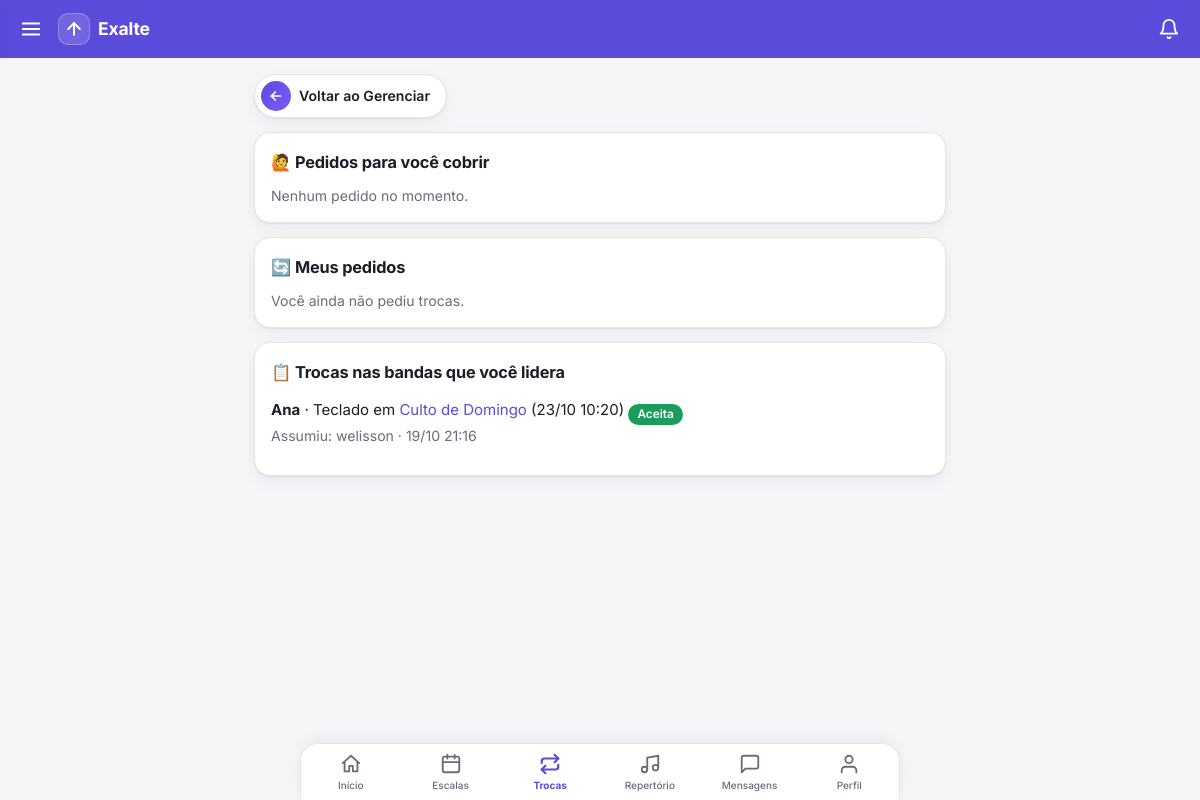
Before: /trocas/ (signed in) with the older database file.
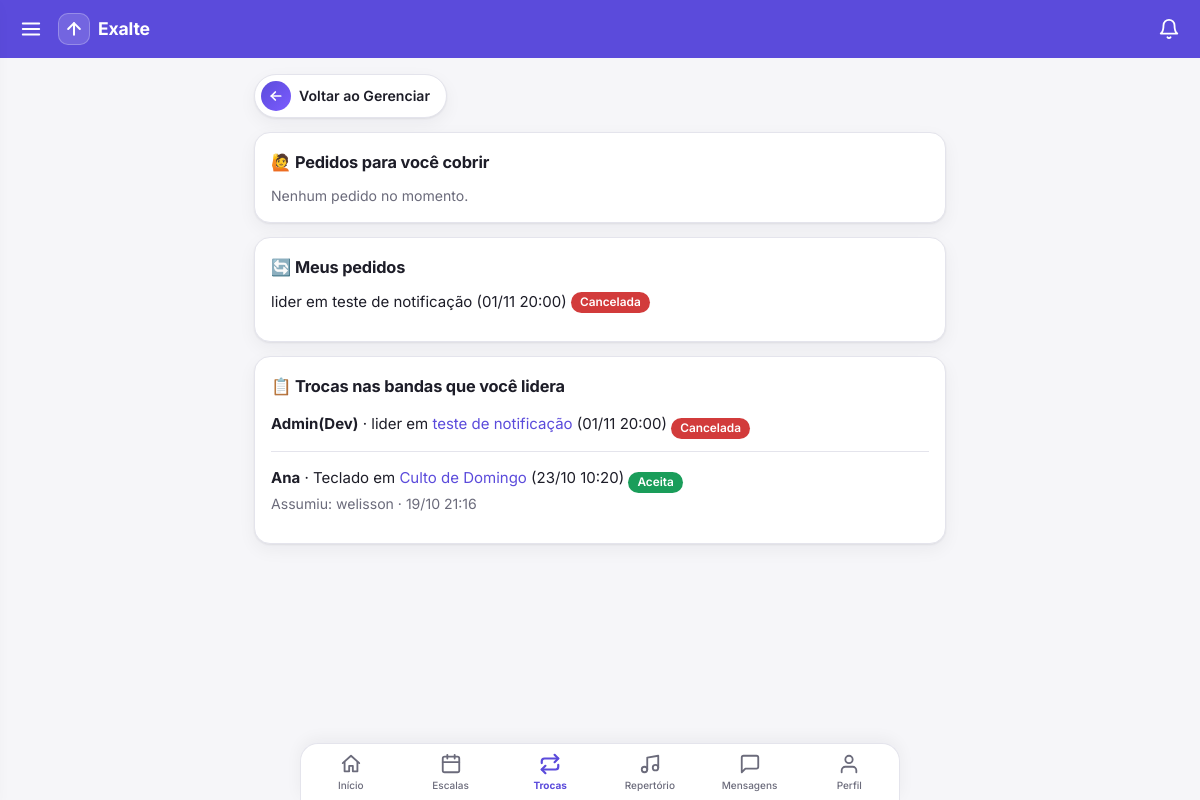
After: the same page with the newer database file.
### core/models.py (models this page shows, shortened)
class TrocaEscala(models.Model):
    STATUS = [("aberta", "Aberta"), ("aceita", "Aceita"), ("cancelada", "Cancelada")]
    escala = models.ForeignKey(Escala, on_delete=models.CASCADE, related_name="trocas")
    solicitante = models.ForeignKey(Membro, on_delete=models.CASCADE, related_name="trocas_pedidas")
    destinatario = models.ForeignKey(Membro, null=True, blank=True, on_delete=models.CASCADE,
                                     related_name="trocas_recebidas", help_text="Vazio = qualquer membro da banda")
    substituto = models.ForeignKey(Membro, null=True, blank=True, on_delete=models.SET_NULL,
                                   related_name="trocas_aceitas")
    motivo = models.CharField(max_length=200, blank=True)
    status = models.CharField(max_length=10, choices=STATUS, default="aberta")
    criado = models.DateTimeField(auto_now_add=True)
    resolvida = models.DateTimeField(null=True, blank=True)
    class Meta:
        ordering = ["-criado"]

class Membro(models.Model):
    PAPEIS = [("lider", "Líder"), ("membro", "Membro")]
    user = models.ForeignKey(settings.AUTH_USER_MODEL, on_delete=models.CASCADE, related_name="membros")
    banda = models.ForeignKey(Banda, on_delete=models.CASCADE, related_name="membros")
    papel = models.CharField(max_length=10, choices=PAPEIS, default="membro")
    instrumentos = models.CharField(max_length=200, blank=True, help_text="Ex.: Violão, Baixo, Vocal")
    vocal = models.BooleanField("Equipe: Vocal", default=False)
    back = models.BooleanField("Equipe: Back", default=False)
    instrumental = models.BooleanField("Equipe: Instrumental", default=False)
    class Meta:
        unique_together = ("user", "banda")

class Escala(models.Model):
    STATUS = [("pendente", "Pendente"), ("confirmado", "Confirmado"), ("recusado", "Recusado")]
    evento = models.ForeignKey(Evento, on_delete=models.CASCADE, related_name="escalas")
    membro = models.ForeignKey(Membro, on_delete=models.CASCADE, related_name="escalas")
    funcao = models.CharField(max_length=60, help_text="Ex.: Bateria, Vocal 1")
    status = models.CharField(max_length=12, choices=STATUS, default="pendente")
    obs = models.CharField(max_length=200, blank=True, help_text="Motivo / pedido de troca")
    lote = models.ForeignKey("LoteEscala", null=True, blank=True, on_delete=models.SET_NULL, related_name="escalas")

class Evento(models.Model):
    TIPOS = [("ensaio", "Ensaio"), ("culto", "Culto/Missa"), ("show", "Show"), ("outro", "Outro")]
    banda = models.ForeignKey(Banda, on_delete=models.CASCADE, related_name="eventos")
    titulo = models.CharField(max_length=150)
    tipo = models.CharField(max_length=10, choices=TIPOS, default="ensaio")
    data_hora = models.DateTimeField()
    local = models.CharField(max_length=150, blank=True)
    descricao = models.TextField(blank=True)
    importacao = models.ForeignKey("ImportacaoEventos", null=True, blank=True, on_delete=models.SET_NULL,
                                   related_name="eventos")
    class Meta:
        ordering = ["data_hora"]

### core/views.py (the view)
# urls.py: path("trocas/", v.trocas, name="trocas"),
@login_required
def trocas(request):
    base = TrocaEscala.objects.select_related("escala__evento__banda", "escala__membro__user",
                                              "solicitante__user", "destinatario__user", "substituto__user")
    abertas = (base.filter(status="aberta", escala__evento__data_hora__gte=timezone.now(),
                           escala__evento__banda__membros__user=request.user)
               .exclude(solicitante__user=request.user)
               .filter(Q(destinatario__isnull=True) | Q(destinatario__user=request.user))
               .distinct().order_by("escala__evento__data_hora"))
    para_mim = [dict(t=t, motivo=_pode_cobrir(t, _membro_na_banda(request.user, t.escala.evento.banda)))
                for t in abertas]
    minhas = base.filter(solicitante__user=request.user).order_by("-criado")[:15]
    lider = None
    if _eh_lider(request.user):
        lider = (base.filter(escala__evento__banda__membros__user=request.user,
                             escala__evento__banda__membros__papel="lider")
                 .distinct().order_by("-criado")[:30])
    return render(request, "trocas.html", dict(para_mim=para_mim, minhas=minhas, lider=lider))

### core/leitura.py (called while the page is built)
def contagens(user):
    bandas = list(Membro.objects.filter(user=user).values_list("banda_id", flat=True))
    if not bandas:
        return {}
    marcas = dict(LeituraMensagens.objects.filter(user=user, banda_id__in=bandas).values_list("banda_id", "ate"))
    agora = timezone.now()
    novas = [LeituraMensagens(user=user, banda_id=b, ate=agora) for b in bandas if b not in marcas]
    if novas:
        LeituraMensagens.objects.bulk_create(novas, ignore_conflicts=True)
        marcas.update({n.banda_id: agora for n in novas})
    return {b: Mensagem.objects.filter(banda_id=b, criado__gt=marcas[b]).exclude(autor=user).count() for b in bandas}

### core/templatetags/menu.py (called while the page is built)
@register.simple_tag(takes_context=True)
def usuario_eh_lider(context):
    u = context["request"].user
    return u.is_authenticated and Membro.objects.filter(user=u, papel="lider").exists()

### core/views.py (called while the page is built)
def _eh_lider(user):
    return Membro.objects.filter(user=user, papel="lider").exists()

### core/templates/trocas.html (shortened to what this page needs)
{% extends "base.html" %}{% block content %}
{% if lider is not None %}<a class="voltar" href="{% url 'gerenciar' %}"><span class="seta"><svg class="ic"><use href="#i-back"/></svg></span>Voltar ao Gerenciar</a>{% endif %}
<div class="card"><h2>🙋 Pedidos para você cobrir</h2>
{% for i in para_mim %}{% with t=i.t %}<div class="it"><b>{{ t.solicitante.user.get_full_name|default:t.solicitante.user.username }}</b> · {{ t.escala.funcao }} em <a href="{% url 'evento' t.escala.evento.pk %}">{{ t.escala.evento.titulo }}</a> ({{ t.escala.evento.data_hora|date:"d/m H:i" }})
{% if t.motivo %}<br><span class="mut">Motivo: {{ t.motivo }}</span>{% endif %}<br>
{% if i.motivo %}<span class="mut">Não dá para aceitar: {{ i.motivo }}</span>
{% else %}<form class="inl" method="post" action="{% url 'troca_aceitar' t.pk %}" style="margin:0" onsubmit="return confirm('Assumir esta escala?')">{% csrf_token %}<button>✅ Aceitar</button></form>{% endif %}</div>{% endwith %}
{% empty %}<p class="mut">Nenhum pedido no momento.</p>{% endfor %}</div>
<div class="card"><h2>🔄 Meus pedidos</h2>
{% for t in minhas %}<div class="it">{{ t.escala.funcao }} em {{ t.escala.evento.titulo }} ({{ t.escala.evento.data_hora|date:"d/m H:i" }})
<span class="tag {% if t.status == 'aceita' %}confirmado{% elif t.status == 'cancelada' %}recusado{% endif %}">{{ t.get_status_display }}</span>
{% if t.status == 'aberta' %}<form class="inl" method="post" action="{% url 'troca_cancelar' t.pk %}">{% csrf_token %}<button class="no">Cancelar pedido</button></form>{% endif %}</div>
{% empty %}<p class="mut">Você ainda não pediu trocas.</p>{% endfor %}</div>
{% if lider is not None %}<div class="card"><h2>📋 Trocas nas bandas que você lidera</h2>
{% for t in lider %}<div class="it"><b>{{ t.solicitante.user.get_full_name|default:t.solicitante.user.username }}</b> · {{ t.escala.funcao }} em <a href="{% url 'evento' t.escala.evento.pk %}">{{ t.escala.evento.titulo }}</a> ({{ t.escala.evento.data_hora|date:"d/m H:i" }}) <span class="tag {% if t.status == 'aceita' %}confirmado{% elif t.status == 'cancelada' %}recusado{% endif %}">{{ t.get_status_display }}</span>
{% if t.substituto %}<br><span class="mut">Assumiu: {{ t.substituto.user.get_full_name|default:t.substituto.user.username }} · {{ t.resolvida|date:"d/m H:i" }}</span>{% endif %}
{% if t.status == 'aberta' %}<form class="inl" method="post" action="{% url 'troca_cancelar' t.pk %}">{% csrf_token %}<button class="no">Cancelar</button></form>{% endif %}</div>
{% empty %}<p class="mut">Nenhuma troca registrada.</p>{% endfor %}</div>{% endif %}
{% endblock %}

Changed rows visible on the page:
added TrocaEscala: escala.funcao "lider", escala.evento.titulo "teste de notificação", escala.evento.data_hora "01/11 20:00", status "Cancelada", solicitante.user.get_full_name "Admin(Dev)"
Other visible differences:
text no longer shown: "Você ainda não pediu trocas."
